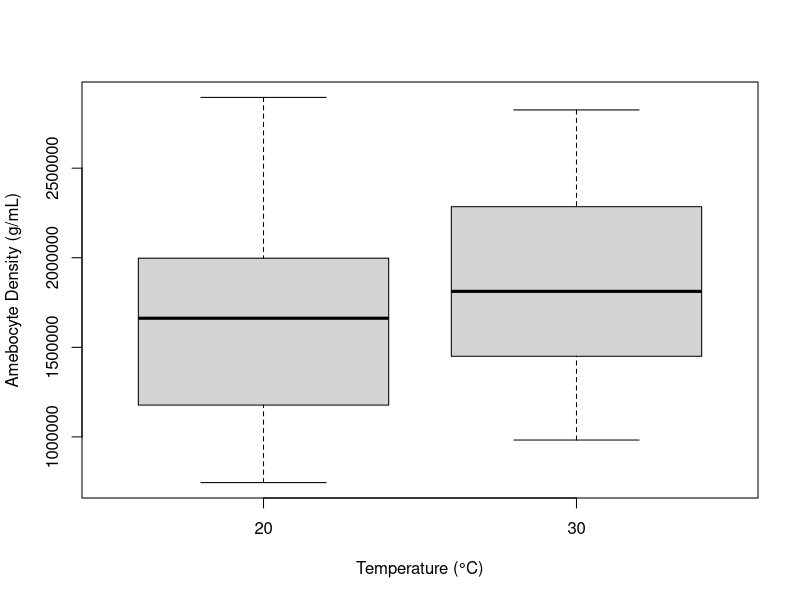
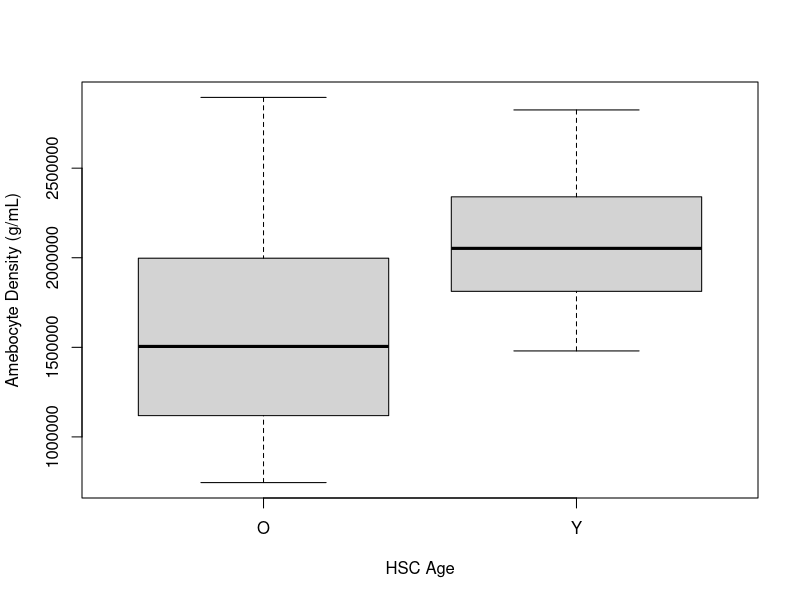
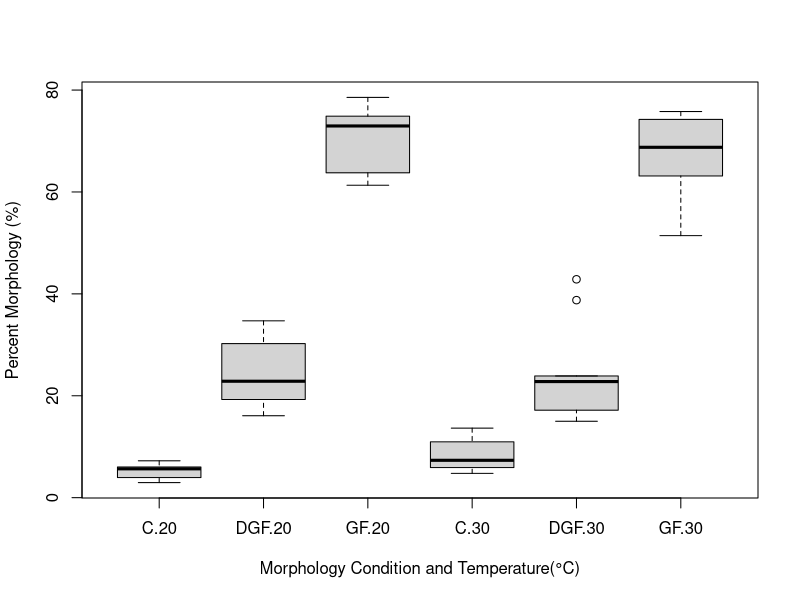
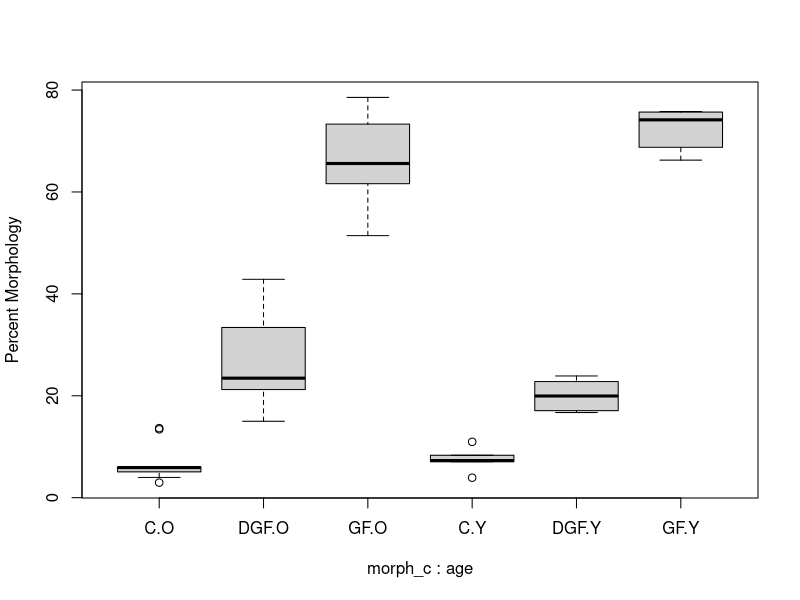
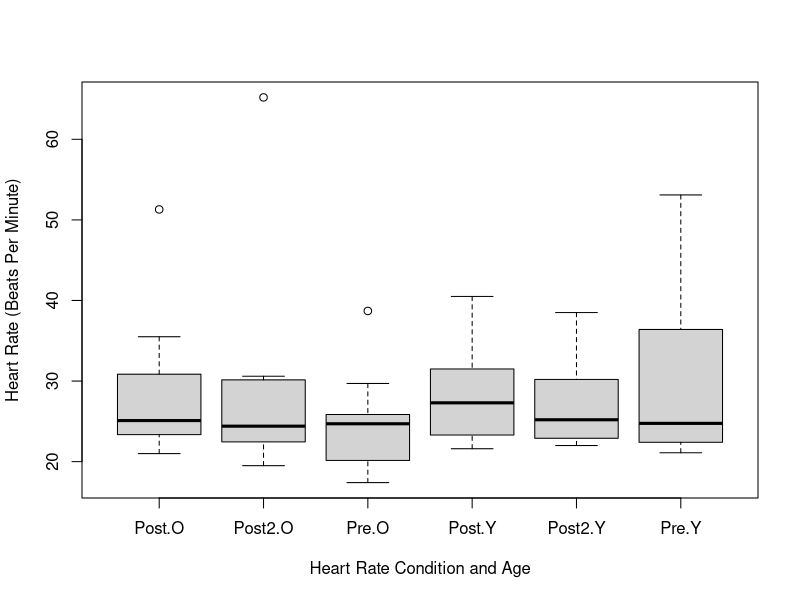
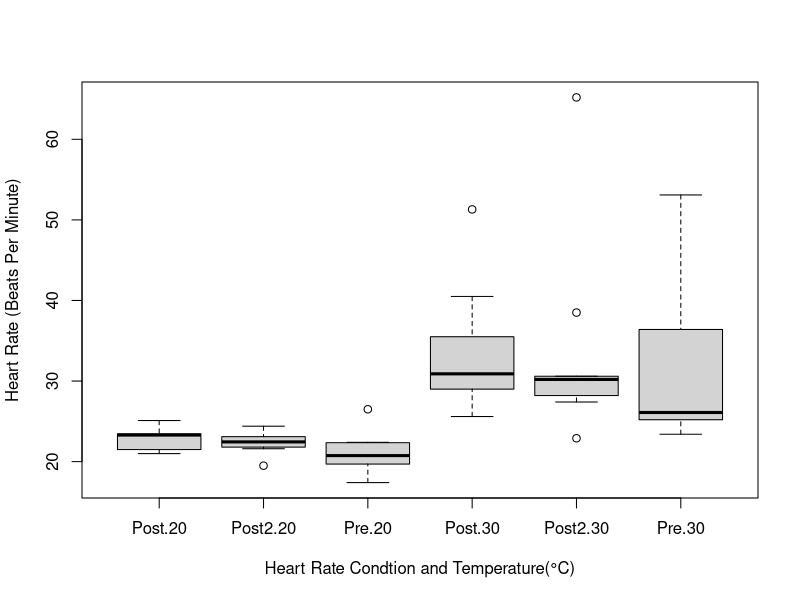

Write R code to recreate these figures, in order.
## ---- chunk 1
# relevant data sets for this document
HSC_age_dens <- read.csv("./data/HSC_age_dens.csv")
HSC_morph_hr <- read.csv("./data/HSC_morph_hr.csv")

# libraries used
library(dplyr)
## ---- chunk 2
boxplot(ameb_d~temp, data = HSC_age_dens, xlab = "Temperature (°C)", ylab = 
          "Amebocyte Density (g/mL)")
# created box plot looking at the effect of temperature on amebocyte density

ameb_temp_mod <- lm(ameb_d~temp, data = HSC_age_dens)
summary(ameb_temp_mod)
anova(ameb_temp_mod)
# statistical summary of results

library(dplyr)
high = filter(HSC_age_dens, temp == "30")
low = filter(HSC_age_dens, temp == "20")
mean_high = mean(high$ameb_d)
mean_low = mean(low$ameb_d)
# sorting information for power analysis

mean_high - mean_low # delta value

sigma_ameb_d_temp <- sd(HSC_age_dens$ameb_d)
# sigma value for power analysis

# does ameb density differ between young and old crabs? power analysis to
# determine how many crabs needed to answer question

pow_temp_dens <- power.t.test(n= , delta = 200069, sd = sigma_ameb_d_temp, 
                              power =0.5, sig.level =  0.05)
pow_temp_dens
# gives n = 25.5... number of hscs required for each group; can run different powers to see different numbers

# use anova power test to specify 2 groups and leave sample size blank
## ---- chunk 3
# function/plot to analyze different powers
sig_df <- c(0.5, 0.75, 0.9) # different powers that i would like to analyze
# goal: make graph that evaluates number of samples needed at different power levels

power_ameb_dens <- function(n, sig_df= c(0.5, 0.75, 0.9)){
  hsc_samp_size <- NULL
  for(i in  seq_along(sig_df)) {
     hsc_samp_size[i] <- power.t.test(n=n , delta = 200069, sd = sigma_ameb_d_temp, 
                                  power=0.5, sig.level =  sig_df[i])$n
  }
  hsc_samp_size
}
## ---- chunk 4
boxplot(ameb_d~age, data = HSC_age_dens, 
        xlab = "HSC Age", ylab = "Amebocyte Density (g/mL)")
# box plot to model differences between amebocyte density in old vs young hsc

ameb_age_mod <- lm(ameb_d~age, data = HSC_age_dens)
summary(ameb_age_mod)
anova(ameb_age_mod)
# significance modelling for old vs. young hsd

library(dplyr)
old = filter(HSC_age_dens, age == "O")
young = filter(HSC_age_dens, age == "Y")
mean_old = mean(old$ameb_d)
mean_young = mean(young$ameb_d)
# sorting data for power analysis

mean_old - mean_young
# calculation for determining delta value

sigma_ameb_d <- sd(HSC_age_dens$ameb_d)


# does ameb density differ between young and old crabs? power analysis to
# determine how many crabs needed to answer question

pow_age_dens <- power.t.test(n= , delta = 500000, sd = sigma_ameb_d, power = 
                               0.5,sig.level =  0.05)
pow_age_dens
# gives n = 13... number of hscs required for each group
## ---- chunk 5
boxplot(morph_p ~ morph_c + temp, data = HSC_morph_hr,
        xlab = "Morphology Condition and Temperature(°C)",
        ylab = "Percent Morphology (%)")
# box plots for temperature and amebocyte morphology conditions

age_temp_mod <- lm(morph_p ~ morph_c + temp, data = HSC_morph_hr)
age_temp_mod_int <- update(age_temp_mod, . ~ . + morph_c:temp)
summary(age_temp_mod)
anova(age_temp_mod)
car::Anova(age_temp_mod, type = 3)
anova(age_temp_mod, age_temp_mod_int)
# linear models for significance testing 

# Average percent morphology for each condition: temperature and morpholgy
# subsets information and finds means for power analysis

high_con = filter(HSC_morph_hr, temp == "30", morph_c == "C")
mean_high_con = mean(high_con$morph_p)

low_con = filter(HSC_morph_hr, temp == "20", morph_c == "C")
mean_low_con = mean(low_con$morph_p)

high_gf = filter(HSC_morph_hr, temp == "30", morph_c == "GF")
mean_high_gf = mean(high_gf$morph_p)

low_gf = filter(HSC_morph_hr, temp == "20", morph_c == "GF")
mean_low_gf = mean(low_gf$morph_p)

high_dgf = filter(HSC_morph_hr, temp == "30", morph_c == "DGF")
mean_high_dgf = mean(high_dgf$morph_p)

low_dgf = filter(HSC_morph_hr, temp == "20", morph_c == "DGF")
mean_low_dgf = mean(low_dgf$morph_p)

# power analyses for temperature vs. age morphologies

# power analysis for 20 vs. 30 contracted
mean_high_con - mean_low_con # delta value

contracted_perc = filter(HSC_morph_hr, morph_c == "C")
sigma_con <- sd(contracted_perc$morph_p) # sigma value

pow_con_temp <- power.t.test(n= , delta = 3.387, sd = sigma_con, power = 
                               0.5,sig.level =  0.05)
pow_con_temp # gives output 7.411

# power analysis for 20 vs. 30 granular flattened
mean_high_gf - mean_low_gf # delta value

gf_perc = filter(HSC_morph_hr, morph_c == "GF")
sigma_gf <- sd(gf_perc$morph_p) # sigma value

pow_gf_temp <- power.t.test(n= , delta = 3.575, sd = sigma_gf, power = 
                               0.5,sig.level =  0.05)
pow_gf_temp # gives output 37.113

# power analysis for 20 vs. 30 degranular flattened
mean_high_dgf - mean_low_dgf # delta value

dgf_perc = filter(HSC_morph_hr, morph_c == "DGF")
sigma_dgf <- sd(gf_perc$morph_p) # sigma value

pow_dgf_temp <- power.t.test(n= , delta = 0.186, sd = sigma_dgf, power = 
                               0.5,sig.level =  0.05)
pow_dgf_temp # gives very high output; double check this
## ---- chunk 6
boxplot(morph_p ~ morph_c + age, data = HSC_morph_hr, ylab = "Percent Morphology")

age_morph_mod <- lm(morph_p ~ morph_c + age, data = HSC_morph_hr)
summary(age_morph_mod)
anova(age_morph_mod)

library(dplyr)

# age
old_1 <- filter(HSC_morph_hr, age == "O")
young_1 <- filter(HSC_morph_hr, age == "Y")

# amebocyte morphology and age subsets and averages for calculating power 

old_con = filter(HSC_morph_hr, age == "O", morph_c == "C")
mean_old_con = mean(old_con$morph_p)

young_con = filter(HSC_morph_hr, age == "Y", morph_c == "C")
mean_young_con = mean(young_con$morph_p)

old_gf = filter(HSC_morph_hr, age == "O", morph_c == "GF")
mean_old_gf = mean(old_gf$morph_p)

young_gf = filter(HSC_morph_hr, age == "Y", morph_c == "GF")
mean_young_gf = mean(young_gf$morph_p)

old_dgf = filter(HSC_morph_hr, age == "O", morph_c == "DGF")
mean_old_dgf = mean(old_dgf$morph_p)

young_dgf = filter(HSC_morph_hr, age == "Y", morph_c == "DGF")
mean_young_dgf = mean(young_dgf$morph_p)

# power analysis to test old vs. young contracted

mean_old_con - mean_young_con # delta value

contracted_perc = filter(HSC_morph_hr, morph_c == "C")
sigma_con <- sd(contracted_perc$morph_p) # sigma value

pow_con_age <- power.t.test(n= , delta = 0.768, sd = sigma_con, power = 
                               0.5,sig.level =  0.05)
pow_con_age # gives output 124

# power analysis to test old vs. young granular flattened
mean_old_gf - mean_young_gf # delta value

gf_perc = filter(HSC_morph_hr, morph_c == "GF")
sigma_gf <- sd(gf_perc$morph_p) # sigma value

pow_gf_age <- power.t.test(n= , delta = 6.147, sd = sigma_gf, power = 
                               0.5,sig.level =  0.05)
pow_gf_age # gives output 13.24

# power analysis to test old vs. young degranular flattened
mean_old_dgf - mean_young_dgf # delta value

dgf_perc = filter(HSC_morph_hr, morph_c == "DGF")
sigma_dgf <- sd(dgf_perc$morph_p) # sigma value

pow_dgf_age <- power.t.test(n= , delta = 6.914, sd = sigma_dgf, power = 
                               0.5,sig.level =  0.05)
pow_dgf_age # gives output 11.8
## ---- chunk 7
boxplot(hr ~ hr_c + age, data = HSC_morph_hr,
        xlab = "Heart Rate Condition and Age",
        ylab = "Heart Rate (Beats Per Minute)")

age_hr_mod <- lm(hr ~ hr_c + age, data = HSC_morph_hr)
summary(age_hr_mod)
anova(age_hr_mod)
## ---- chunk 8
boxplot(hr ~ hr_c + temp, data = HSC_morph_hr, 
        xlab = "Heart Rate Condtion and Temperature(°C)", 
        ylab = "Heart Rate (Beats Per Minute)")

age_temp_mod <- lm(hr ~ hr_c + temp, data = HSC_morph_hr)
summary(age_temp_mod)
anova(age_temp_mod)
